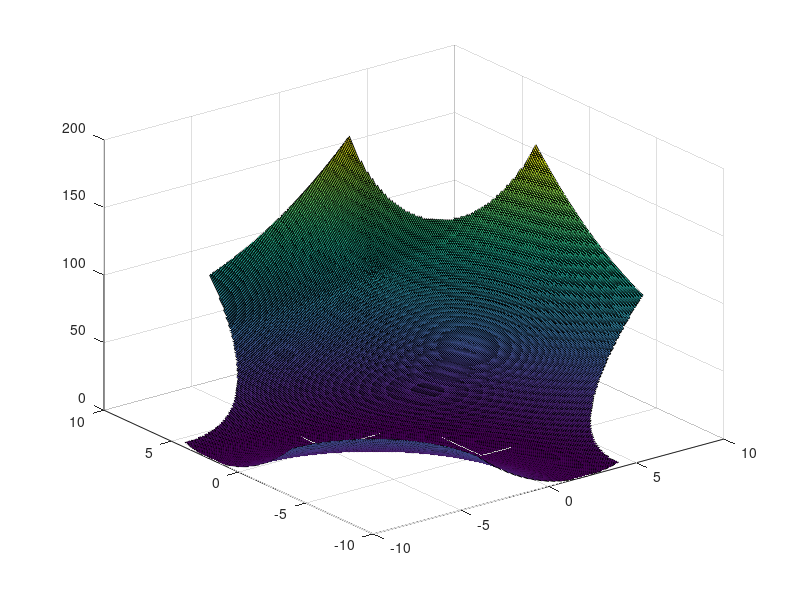
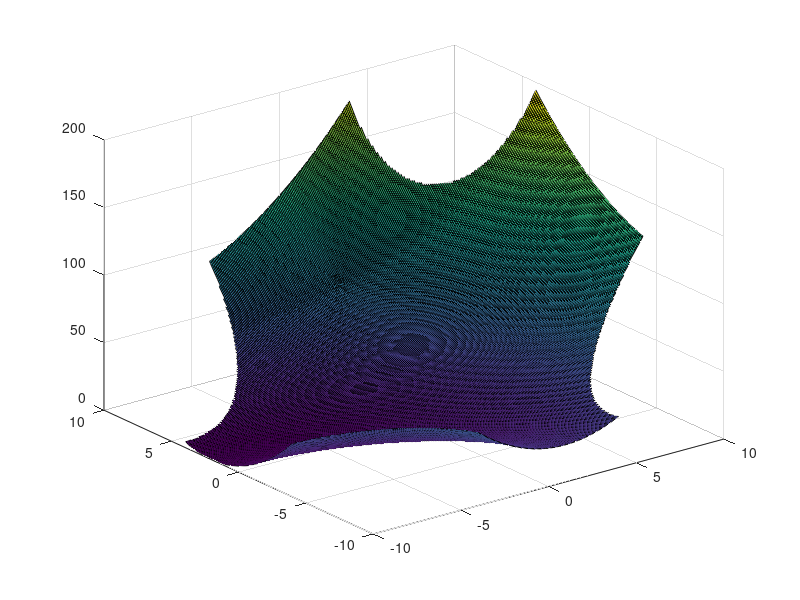

Here is the MATLAB script that generated these plots, in order:
clear 
close all

xmin = [-10, -10];
xmax = [10, 10];
xpts = 300;
x1 = linspace(xmin(1),xmax(1),xpts);
x2 = linspace(xmin(2),xmax(2),xpts);
radius = 6
roadRSquare = radius ^ 2;

xll = -10;
yll = -10;
r0 = 12;

xgoalref = 12;
ygoalref = 0;

[X, Y] = meshgrid(x1, x2);
Z = zeros(size(X));
Z2 = zeros(size(X));
% surf(X, Y, Z)

for i = 1 : length(x1)
	for j = 1 : length(x2)
		curX = x1(i);
		curY = x2(j);
		if  (((curX + 10) ^ 2 + (curY + 10) ^ 2) <= roadRSquare) || ...
			(((curX - 10) ^ 2 + (curY + 10) ^ 2) <= roadRSquare) || ...
			(((curX - 10) ^ 2 + (curY - 10) ^ 2) <= roadRSquare) || ...
			(((curX + 10) ^ 2 + (curY - 10) ^ 2) <= roadRSquare)
			Z(i, j) = nan;
			Z2(i, j) = nan;
		end
	end
end

for i = 1 : length(x1)
	for j = 1 : length(x2)
		if isnan(Z(i, j))
			continue;
		end
		xvec = x1(i) - xll;
		yvec = x2(j) - yll;
		theta = atan(yvec / xvec);
		xref = r0 * cos(theta);
		yref = r0 * sin(theta);
		Z(i, j) =(xvec - xref) ^ 2 + (yvec - yref) ^ 2;
		Z2(i, j) = (xvec - xref) ^ 2 + (yvec - yref) ^ 2 + ...
				   0.1 *( (xvec - xgoalref) ^ 2 + (yvec - ygoalref) ^ 2);
	end
end



figure
surf(X, Y, Z)
figure
surf(X, Y, Z2)
% view(0, 90)
% axis equal
